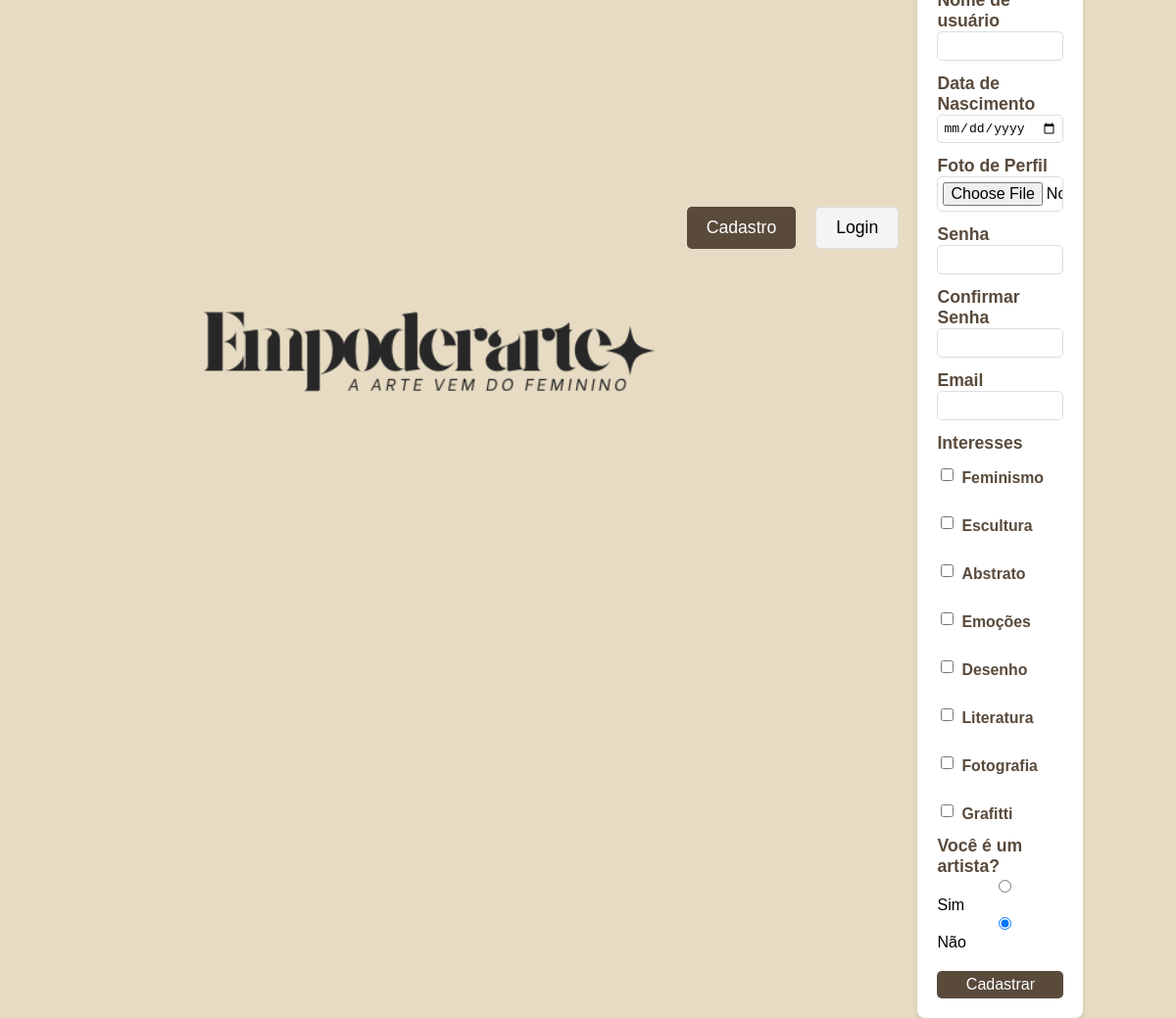
Screenshot of /usuarios/cadastro/ with the database file from the repository.
### usuarios/models.py (models this page shows)
class Interesse(models.Model):
    FEMINISMO = 'FEM'
    ESCULTURA = 'ESC'
    ABSTRATO = 'ABS'
    EMOÇOES = 'EMO'
    DESENHO = 'DES'
    LITERATURA = 'LIT'
    FOTOGRAFIA = 'FOT'
    GRAFITTI = 'GRA'
    SETORES_CHOICES = [
        (FEMINISMO, 'Feminismo'),
        (ESCULTURA, 'Escultura'),
        (ABSTRATO, 'Abstrato'),
        (EMOÇOES, 'Emoções'),
        (DESENHO, 'Desenho'),
        (LITERATURA, 'Literatura'),
        (FOTOGRAFIA, 'Fotografia'),
        (GRAFITTI, 'Grafitti'),
    ]
    nome = models.CharField(max_length=3, choices=SETORES_CHOICES, unique=True)
    def __str__(self):
        return dict(self.SETORES_CHOICES).get(self.nome, self.nome)

### usuarios/views.py (the view, shortened to what this page needs)
# urls.py: path('cadastro/', views.cadastro, name='cadastro_usuario'),
@csrf_exempt
def cadastro(request):
    interesses_possiveis = Interesse.objects.all()
    return render(request, 'usuarios/cadastro.html', {'interesses_possiveis': interesses_possiveis})

### usuarios/templates/usuarios/cadastro.html (shortened to what this page needs)
{% load static %}
<!DOCTYPE html>
<html lang="pt-br">
<head>
    <link rel="stylesheet" href="{% static 'css/styleCadastro.css' %}">
</head>
<body onload="toggleForm('cadastro')">
    <div class="container">
        <div class="logo">
            <img src="{% static 'img/logo.png' %}" width="600" height="600">
        </div>
        <div class="toggle-buttons">
            <button id="cadastro-btn" class="toggle-btn active" onclick="toggleForm('cadastro')">Cadastro</button>
            <button id="login-btn" class="toggle-btn" onclick="toggleForm('login')">Login</button>
        </div>
        <form method="POST" enctype="multipart/form-data" class="form-cadastro" action="{% url 'usuarios:cadastro_usuario' %}" id="cadastro-form">
            <div class="form-control">
                <label for="username">Nome de usuário</label>
                <input type="text" id="cadastro_username" name="username" required>
            </div>
            <div class="form-control">
                <label for="birth_date">Data de Nascimento</label>
                <input type="date" id="birth_date" name="birth_date" required>
            </div>
            <div class="form-control">
                <label for="profile_picture">Foto de Perfil</label>
                <input type="file" id="profile_picture" name="profile_picture" accept="image/*">
            </div>
            <div class="form-control">
                <label for="password1">Senha</label>
                <input type="password" id="password1" name="password1" required>
            </div>
            <div class="form-control">
                <label for="password2">Confirmar Senha</label>
                <input type="password" id="password2" name="password2" required>
            </div>
            <div class="form-control">
                <label for="email">Email</label>
                <input type="email" id="email" name="email" required>
            </div>
            <div class="form-control">
                <label>Interesses</label>
                <div class="interesses-container">
                    {% for interesse in interesses_possiveis %}
                        <div class="form-check">
                            <input type="checkbox" id="interesse_{{ interesse.id }}" name="interests" value="{{ interesse.id }}">
                            <label for="interesse_{{ interesse.id }}">{{ interesse }}</label>
                        </div>
                    {% endfor %}
                </div>
            </div>
            <div class="form-control">
                <label for="is_artist">Você é um artista?</label>
                <input type="radio" id="sim" name="is_artist" value="sim"> Sim
                <input type="radio" id="nao" name="is_artist" value="não" checked> Não
            </div>
            <button type="submit">Cadastrar</button>
        </form>
    </div>
</body>
</html>

### static/css/styleCadastro.css (style rules this page uses)
body { font-family: Arial, sans-serif; background-color: #e7dcc3; margin: 0; padding: 0; }
.container { display: flex; align-items: center; height: 60vh; padding: 0 10%; box-sizing: border-box; }
.logo { position: relative; top: 25%; text-align: left; }
.form-cadastro, .form-login { position: relative; top: 35%; background-color: #ffffff; border-radius: 8px; padding: 20px; box-shadow: 0 4px 6px rgba(0, 0, 0, 0.1); width: 600px; text-align: left; }
.form-cadastro label , .form-login label { font-size: 1.10em; font-weight: bold; color: #594a3c; margin-top: 3px; padding-top: 3px; display: block; }
.form-cadastro input, .form-cadastro select, .form-cadastro button, .form-login input, .form-login select, .form-login button, .form-login button { width: 100%; padding: 5px; border-radius: 5px; border: 1px solid #ddd; font-size: 1em; box-sizing: border-box; }
.form-cadastro button, .form-login button { background-color: #594a3c; color: white; border: none; cursor: pointer; margin-top: 20px; font-size: 1em; transition: background-color 0.3s; }
.interesses-container { display: flex; flex-wrap: wrap; gap: 10px; }
.form-check { margin-top: 10px; display: flex; font-size: 0.9em; align-items: center; gap: 5px; }
.form-control { margin-top: 10px; }
.toggle-buttons { position: relative; display: flex; justify-content: center; gap: 20px; margin-bottom: 15px; left: -2%; }
.toggle-btn { background-color: #f4f4f4; border: 1px solid #ddd; padding: 10px 20px; font-size: 1.1em; border-radius: 5px; cursor: pointer; transition: background-color 0.3s; }
.toggle-btn.active { background-color: #594a3c; color: white; border: none; }
.interesses-container { display: flex; flex-wrap: wrap; gap: 15px; }
.form-check { display: flex; align-items: center; gap: 5px; }

### rows the page displays
Interesse: nome "Feminismo"
Interesse: nome "Escultura"
Interesse: nome "Abstrato"
Interesse: nome "Emoções"
Interesse: nome "Desenho"
Interesse: nome "Literatura"
Interesse: nome "Fotografia"
Interesse: nome "Grafitti"
